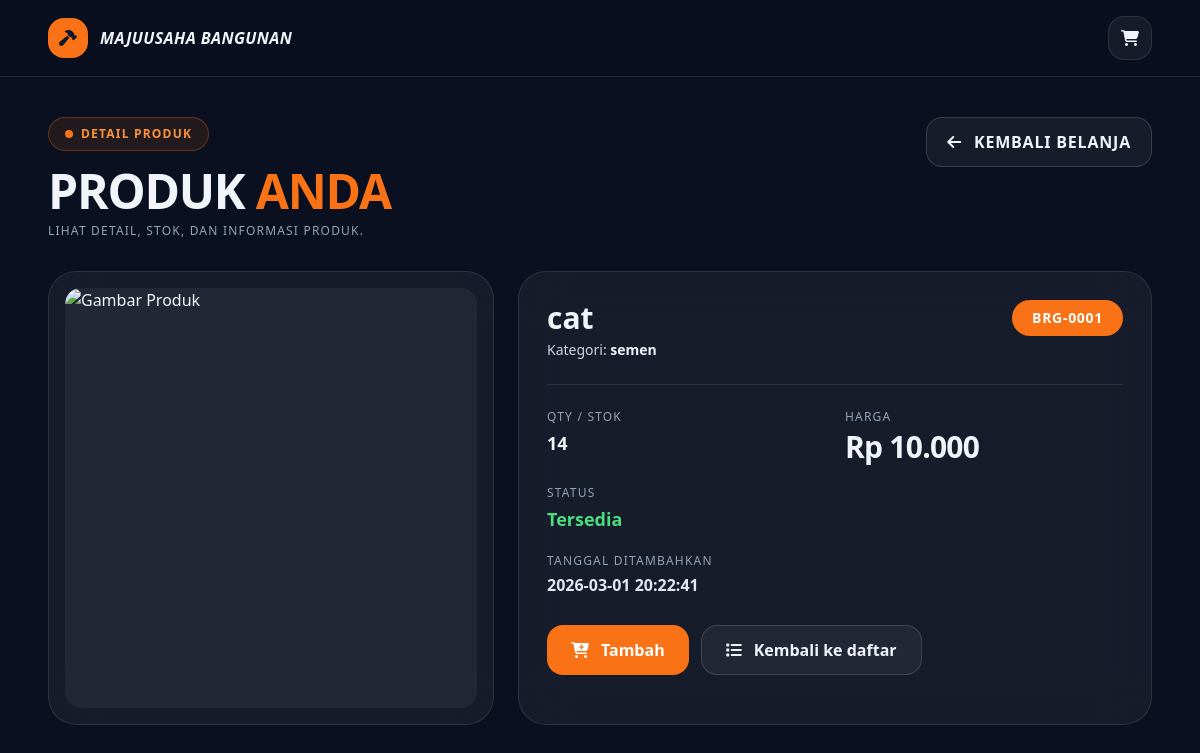
Screenshot of /detail_produk.php?id=1 with the database file from the repository.
### tables this page shows
CREATE TABLE `produk` (
  `id_produk` int(11) NOT NULL,
  `kode_stock` varchar(50) NOT NULL,
  `nama_stock` varchar(255) NOT NULL,
  `milik` varchar(100) DEFAULT NULL,
  `harga` int(11) NOT NULL DEFAULT 0,
  `gambar` varchar(255) DEFAULT NULL,
  `status` tinyint(4) NOT NULL DEFAULT 1,
  `created_at` timestamp NOT NULL DEFAULT current_timestamp(),
  `qty` int(11) NOT NULL DEFAULT 0,
  `merk` varchar(100) DEFAULT NULL
);

### detail_produk.php (the view, shortened to what this page needs)
<?php
require_once 'koneksi/koneksi.php';
$id = (int)($_GET['id'] ?? 0);
$sql = "
  SELECT p.*, COALESCE(i.stok, p.qty, 0) AS stok
  FROM produk p
  LEFT JOIN inventory i ON i.produk_id = p.id_produk
  WHERE p.id_produk = ?
  LIMIT 1
";
$stmt = mysqli_prepare($koneksi, $sql);
mysqli_stmt_bind_param($stmt, "i", $id);
mysqli_stmt_execute($stmt);
$result = mysqli_stmt_get_result($stmt);
$produk = mysqli_fetch_assoc($result);
function e($v) {
    return htmlspecialchars((string)$v, ENT_QUOTES, 'UTF-8');
}
$BASE_URL = "/web_tokobangunan";
$imgPath = $BASE_URL . "/assets/no-image.png";
$stokReal = (int)($produk['stok'] ?? 0);
$kategori = trim((string)($produk['milik'] ?? ''));
?>
<!doctype html>
<html lang="id">
<head>
  <script src="https://cdn.tailwindcss.com"></script>
  <link href="https://cdnjs.cloudflare.com/ajax/libs/font-awesome/6.5.0/css/all.min.css" rel="stylesheet">
</head>
<body class="bg-[#0b1020] text-slate-100">
  <header class="sticky top-0 z-50 border-b border-white/10 bg-[#0b1020]/70 backdrop-blur-xl">
    <div class="mx-auto flex max-w-6xl items-center justify-between px-6 py-4">
      <div class="flex items-center gap-3">
        <div class="grid h-10 w-10 place-items-center rounded-2xl bg-orange-500 text-slate-900">
          <i class="fa-solid fa-hammer"></i>
        </div>
        <div class="font-extrabold italic tracking-wide">MAJUUSAHA BANGUNAN</div>
      </div>
      <a href="keranjang.php"
        class="relative grid h-11 w-11 place-items-center rounded-2xl border border-white/10 bg-white/5 hover:border-white/20 transition"
        title="Keranjang">
        <i class="fa-solid fa-cart-shopping"></i>
      </a>
    </div>
  </header>
  <main class="mx-auto max-w-6xl px-6 pt-10 pb-20">
    <div class="flex flex-wrap items-start justify-between gap-4">
      <div>
        <div class="inline-flex items-center gap-2 rounded-full border border-orange-500/30 bg-orange-500/10 px-4 py-2 text-xs font-extrabold tracking-widest text-orange-400 uppercase">
          <span class="h-2 w-2 rounded-full bg-orange-500"></span>
          Detail Produk
        </div>
        <h1 class="mt-4 text-5xl font-black uppercase tracking-tight leading-none">
          PRODUK <span class="text-orange-500">ANDA</span>
        </h1>
        <p class="mt-2 text-xs uppercase tracking-widest text-slate-400">
          Lihat detail, stok, dan informasi produk.
        </p>
      </div>
      <a href="produk.php"
        class="inline-flex items-center gap-3 rounded-2xl border border-white/15 bg-white/5 px-5 py-3 font-extrabold uppercase tracking-wider hover:border-white/25 transition">
        <i class="fa-solid fa-arrow-left"></i>
        Kembali Belanja
      </a>
    </div>
    <div class="mt-8 grid grid-cols-1 gap-6 lg:grid-cols-12">
      <div class="lg:col-span-5">
        <div class="rounded-[28px] border border-white/10 bg-white/5 p-4 backdrop-blur-xl">
          <div class="img-wrap overflow-hidden rounded-2xl bg-white/5">
            <img src="<?= e($imgPath) ?>" alt="Gambar Produk" class="h-full w-full object-cover">
          </div>
        </div>
      </div>
      <div class="lg:col-span-7">
        <div class="h-full rounded-[28px] border border-white/10 bg-white/5 p-7 backdrop-blur-xl">
          <div class="flex items-start justify-between gap-4">
            <div>
              <h2 class="text-3xl font-black"><?= e($produk['nama_stock']) ?></h2>
              <p class="mt-1 text-sm text-slate-300">
                Kategori: <span class="font-extrabold text-slate-100"><?= e($kategori !== '' ? $kategori : '-') ?></span>
              </p>
            </div>
            <div class="shrink-0 rounded-full bg-orange-500 px-5 py-2 text-sm font-black tracking-wider text-white">
              <?= e($produk['kode_stock']) ?>
            </div>
          </div>
          <div class="my-6 h-px w-full bg-white/10"></div>
          <div class="grid grid-cols-1 gap-5 md:grid-cols-2">
            <div>
              <div class="text-xs uppercase tracking-widest text-slate-400">Qty / Stok</div>
              <div class="mt-1 text-lg font-black"><?= $stokReal ?></div>
            </div>
            <div>
              <div class="text-xs uppercase tracking-widest text-slate-400">Harga</div>
              <div class="mt-1 text-3xl font-black tracking-tight">
                Rp <?= number_format((int)$produk['harga'], 0, ',', '.') ?>
              </div>
            </div>
            <div>
              <div class="text-xs uppercase tracking-widest text-slate-400">Status</div>
              <div class="mt-1 text-lg font-black">
                <?php if ($stokReal > 0 && (int)($produk['status'] ?? 1) === 1): ?>
                  <span class="text-green-400">Tersedia</span>
                <?php else: ?>
                  <span class="text-red-400">Tidak Tersedia</span>
                <?php endif; ?>
              </div>
            </div>
            <div class="md:col-span-2">
              <div class="text-xs uppercase tracking-widest text-slate-400">Tanggal ditambahkan</div>
              <div class="mt-1 font-bold text-slate-200"><?= e($produk['created_at'] ?? '-') ?></div>
            </div>
          </div>
          <div class="mt-7 flex flex-wrap gap-3">
            <?php if ($stokReal > 0): ?>
              <a href="proses/keranjang_tambah.php?id=<?= (int)$produk['id_produk'] ?>"
                id="btnTambahDetail"
                class="inline-flex items-center gap-3 rounded-2xl bg-orange-500 px-6 py-3 font-extrabold text-white hover:opacity-90 transition">
                <i class="fa-solid fa-cart-plus"></i> Tambah
              </a>
            <?php endif; ?>
            <a href="produk.php"
              class="inline-flex items-center gap-3 rounded-2xl border border-white/15 bg-white/5 px-6 py-3 font-extrabold hover:border-white/25 transition">
              <i class="fa-solid fa-list"></i> Kembali ke daftar
            </a>
          </div>
        </div>
      </div>
    </div>
  </main>
</body>
</html>

### detail_produk.php (style rules this page uses)
.img-wrap { height: 420px; }

### rows the page displays
produk: nama_stock "cat", milik "semen", kode_stock "BRG-0001", harga "10.000", created_at "2026-03-01 20:22:41"

### other values shown
$stokReal "14"
